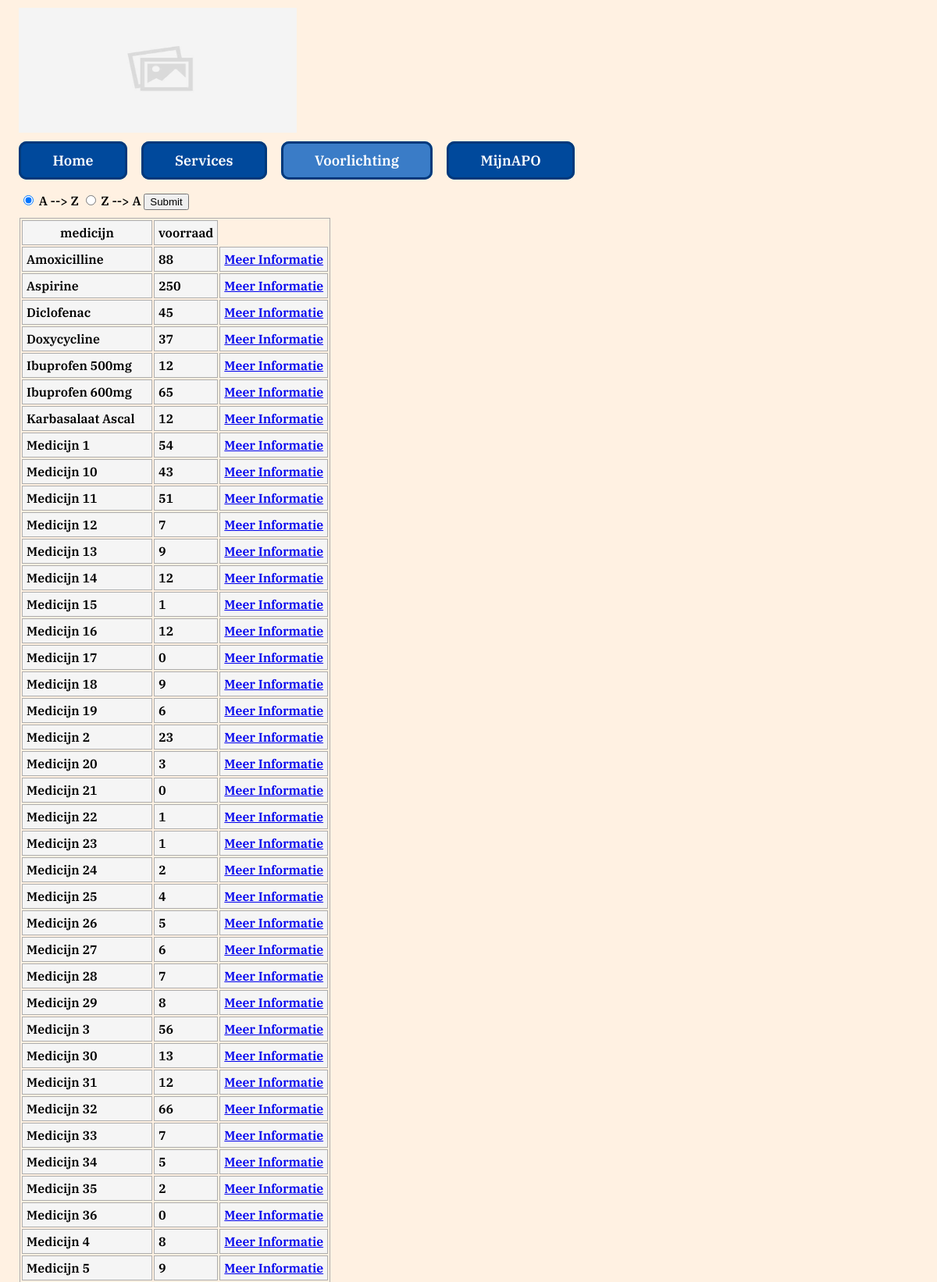
The app's page /pages/voorlichting.php (upper part) with its own data.
### tables this page shows
CREATE TABLE `medicijnen` (
  `id` int NOT NULL,
  `medicijn` varchar(100) NOT NULL,
  `links` varchar(300) NOT NULL DEFAULT '#',
  `voorraad` int NOT NULL
);

### php/medicijnoverzicht.php (the view)
<?php
if (isset($_GET['sort'])) {
    if ($_GET['sort'] != 'DESC') {
        $sql = "SELECT * FROM medicijnen ORDER BY medicijn ASC";
    } else {
        $sql = "SELECT * FROM medicijnen ORDER BY medicijn DESC";
    }
} else {
    $sql = "SELECT * FROM medicijnen ORDER BY medicijn ASC";
}
$result = mysqli_query($conn, $sql);
if (mysqli_num_rows($result) > 0) {
    while ($row = mysqli_fetch_assoc($result)) {
        echo "<tr class='table'><td>", $row["medicijn"], "</td><td>", $row["voorraad"], "</td><td>", "<a href=", $row["links"], " target='_blank'>", "Meer Informatie</a>", "</td></tr>";
    }
}

### css/global.css (style rules this page uses)
:root { --background: #fff1e2; --navbarborder: #00397b; --navbarbackground: #00499c; --hovernavbarbackground: #0363d1; --activenavbarbackground: #3a7cc7; --footerbackground: #003a7b; --footerborder: #00499c; --dot: gray; }
body { background-color: var(--background); }
body { margin: 0; padding: 0; }

### css/voorlichting.css (style rules this page uses)
table, th, td { border: 1px solid rgb(173, 173, 173); }
th, td { padding: 5px; background-color: whitesmoke; }

### records on screen
medicijnen: medicijn "Amoxicilline", voorraad "88"
medicijnen: medicijn "Aspirine", voorraad "250"
medicijnen: medicijn "Diclofenac", voorraad "45"
medicijnen: medicijn "Doxycycline", voorraad "37"
medicijnen: medicijn "Ibuprofen 500mg", voorraad "12"
medicijnen: medicijn "Ibuprofen 600mg", voorraad "65"
medicijnen: medicijn "Karbasalaat Ascal", voorraad "12"
medicijnen: medicijn "Medicijn 1", voorraad "54"
medicijnen: medicijn "Medicijn 10", voorraad "43"
medicijnen: medicijn "Medicijn 11", voorraad "51"
medicijnen: medicijn "Medicijn 12", voorraad "7"
medicijnen: medicijn "Medicijn 13", voorraad "9"
medicijnen: medicijn "Medicijn 14", voorraad "12"
medicijnen: medicijn "Medicijn 15", voorraad "1"
medicijnen: medicijn "Medicijn 16", voorraad "12"
medicijnen: medicijn "Medicijn 17", voorraad "0"
medicijnen: medicijn "Medicijn 18", voorraad "9"
medicijnen: medicijn "Medicijn 19", voorraad "6"
medicijnen: medicijn "Medicijn 2", voorraad "23"
medicijnen: medicijn "Medicijn 20", voorraad "3"
medicijnen: medicijn "Medicijn 21", voorraad "0"
medicijnen: medicijn "Medicijn 22", voorraad "1"
medicijnen: medicijn "Medicijn 23", voorraad "1"
medicijnen: medicijn "Medicijn 24", voorraad "2"
medicijnen: medicijn "Medicijn 25", voorraad "4"
medicijnen: medicijn "Medicijn 26", voorraad "5"
medicijnen: medicijn "Medicijn 27", voorraad "6"
medicijnen: medicijn "Medicijn 28", voorraad "7"
medicijnen: medicijn "Medicijn 29", voorraad "8"
medicijnen: medicijn "Medicijn 3", voorraad "56"
medicijnen: medicijn "Medicijn 30", voorraad "13"
medicijnen: medicijn "Medicijn 31", voorraad "12"
medicijnen: medicijn "Medicijn 32", voorraad "66"
medicijnen: medicijn "Medicijn 33", voorraad "7"
medicijnen: medicijn "Medicijn 34", voorraad "5"
medicijnen: medicijn "Medicijn 35", voorraad "2"
medicijnen: medicijn "Medicijn 36", voorraad "0"
medicijnen: medicijn "Medicijn 4", voorraad "8"
medicijnen: medicijn "Medicijn 5", voorraad "9"
